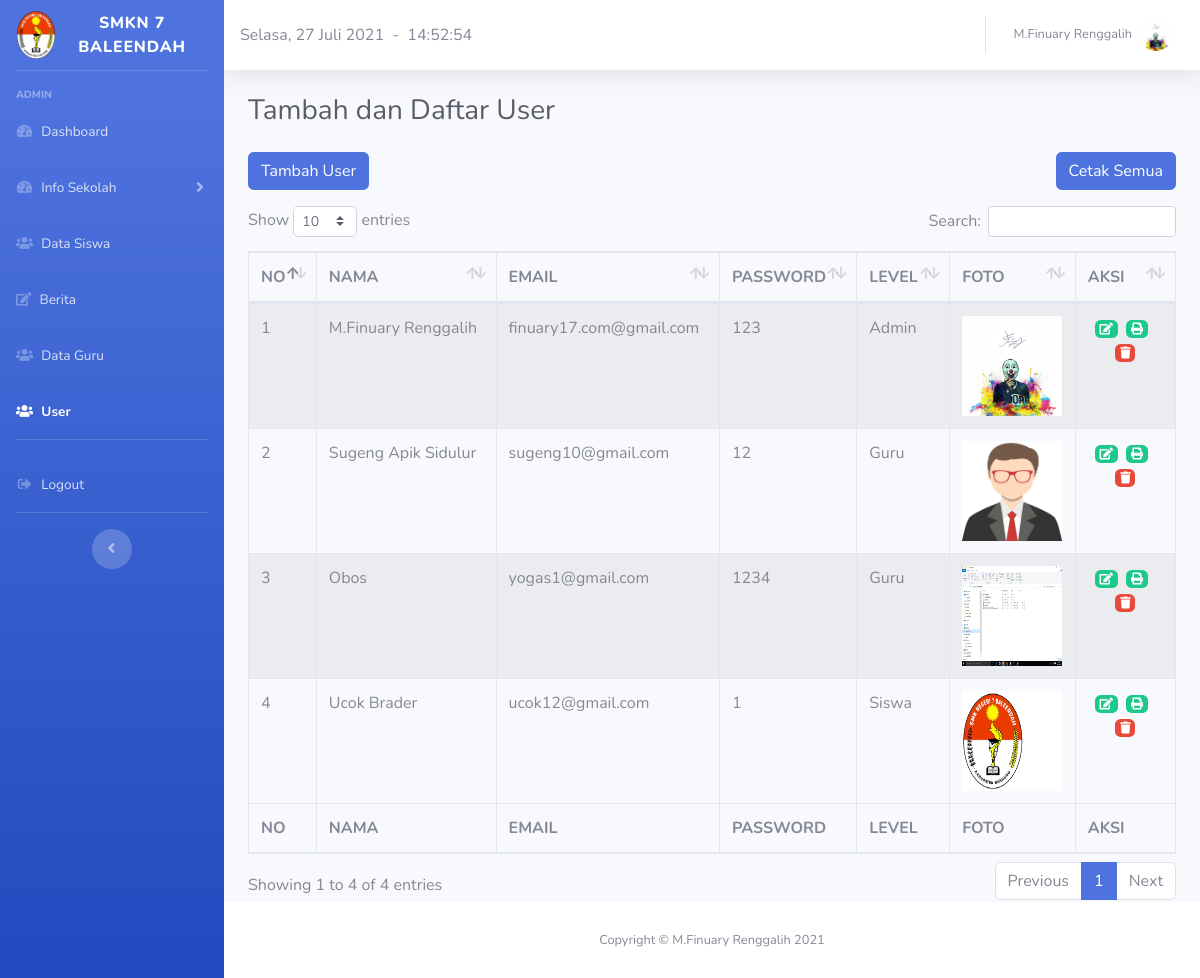
/halaman_admin/user/tambah_user.php?pesan=berhasilsimpan (signed in), run on the app's committed database.
### tables this page shows
CREATE TABLE `user` (
  `id` int(11) NOT NULL,
  `nama` varchar(225) NOT NULL,
  `email` varchar(225) NOT NULL,
  `password` varchar(225) NOT NULL,
  `level` varchar(225) NOT NULL,
  `foto` varchar(225) NOT NULL
);

### halaman_admin/user/tambah_user.php (the view, shortened to what this page needs)
<!DOCTYPE html>
<html lang="en">
<head>
  <link rel="stylesheet" type="text/css" href="../../assets/sweetalert/sweetalert2.all.min.css">
  <link href="../vendor/fontawesome-free/css/all.min.css" rel="stylesheet" type="text/css">
  <link href="../css/sb-admin-2.min.css" rel="stylesheet">
  <link href="../vendor/datatables/dataTables.bootstrap4.min.css" rel="stylesheet">
</head>
<body id="page-top">
  <div id="wrapper">
    <ul class="navbar-nav bg-gradient-primary sidebar sidebar-dark accordion" id="accordionSidebar">
      <a class="sidebar-brand d-flex align-items-center justify-content-center" href="index.html">
        <div class="sidebar-brand-icon">
          <img src="../../images/foto.png" height="50">
        </div>
        <div class="sidebar-brand-text mx-3">SMKN 7 BALEENDAH</div>
      </a>
      <hr class="sidebar-divider">
      <div class="sidebar-heading">
        Admin
      </div>
      <li class="nav-item">
        <a class="nav-link collapsed" href="../halaman_admin.php" data-toggle="collapses" data-target="#collapsesOne" aria-expanded="true" aria-controls="collapseOnes">
          <i class="fas fa-fw fa-tachometer-alt"></i>
          <span>Dashboard</span></a>
      </li>
      <li class="nav-item">
        <a class="nav-link collapsed" href="#" data-toggle="collapse" data-target="#collapseOne" aria-expanded="true" aria-controls="collapseOne">
          <i class="fas fa-fw fa-tachometer-alt"></i>
          <span>Info Sekolah</span></a>
      </li>
      <li class="nav-item">
        <a class="nav-link collapsed" href="../siswa/tambah_siswa.php" data-toggle="collapses" data-target="#collapseTwo" aria-expanded="true" aria-controls="collapseTwo">
          <i class="fa fa-users"></i>
          <span>Data Siswa</span>
        </a>
      </li>
      <li class="nav-item">
        <a class="nav-link collapsed" href="../info_sekolah/berita/berita.php" data-toggle="collapses" data-target="#collapseUtilities" aria-expanded="true" aria-controls="collapseUtilities">
          <i class="fa fa-edit"></i>
          <span>Berita</span>
        </a>
      </li>
      <li class="nav-item">
        <a class="nav-link collapsed" href="../guru/tambah_guru.php" data-toggle="collapses" data-target="#collapsePages" aria-expanded="true" aria-controls="collapsePages">
          <i class="fa fa-users"></i>
          <span>Data Guru</span>
        </a>
      </li>
      <li class="nav-item active">
        <a class="nav-link collapsed" href="" data-toggle="collapses" data-target="#collapsePagess" aria-expanded="true" aria-controls="collapsePagess">
          <i class="fa fa-users"></i>
          <span>User</span></a>
      </li>
      <hr class="sidebar-divider d-none d-md-block">
      <li class="nav-item">
        <a class="nav-link" href="../../login/logout.php">
          <i class="fas fa-fw fa-sign-out-alt"></i>
          <span>Logout</span></a>
      </li>
      <hr class="sidebar-divider d-none d-md-block">
      <div class="text-center d-none d-md-inline">
        <button class="rounded-circle border-0" id="sidebarToggle"></button>
      </div>
    </ul>
    <div id="content-wrapper" class="d-flex flex-column">
      <div id="content">
        <nav class="navbar navbar-expand navbar-light bg-white topbar mb-4 static-top shadow">
          <script lang="JavaScript">document.write(tanggallengkap);</script>&nbsp;&nbsp;-&nbsp;&nbsp;
          <div id="jam"></div>
          <ul class="navbar-nav ml-auto">
            <li class="nav-item dropdown no-arrow">
              <a class="nav-link dropdown-toggle" href="#" id="userDropdown" role="button" data-toggle="dropdown" aria-haspopup="true" aria-expanded="false">
                <span class="mr-2 d-none d-lg-inline text-gray-600 small"><?php echo $_SESSION['nama']; ?></span>
                <?php echo "<img class='img-profile rounded-circle' src='../images/".$_SESSION['foto']."'>"; ?>
              </a>
            </li>
          </ul>
        </nav>
<div class="container-fluid">
  <h1 class="h3 mb-4 text-gray-800">Tambah dan Daftar User</h1>
    <a href="" class="btn btn-primary mb-3" data-toggle="modal" data-target="#newMenuModal">Tambah User</a>
    <a href="cetak.php" class="btn btn-primary mb-3" target="_blank" style="float: right;">Cetak Semua</a>
      <div class="table-responsive">
        <table id="dataTable" class="table table-striped table-bordered data" width="100%" cellspacing="0">
          <thead>
            <tr>
              <th>NO</th>
              <th>NAMA</th>
              <th>EMAIL</th>
              <th>PASSWORD</th>
              <th>LEVEL</th>
              <th>FOTO</th>
              <th>AKSI</th>
            </tr>
          </thead>
          <tfoot>
            <tr>
              <th>NO</th>
              <th>NAMA</th>
              <th>EMAIL</th>
              <th>PASSWORD</th>
              <th>LEVEL</th>
              <th>FOTO</th>
              <th>AKSI</th>
            </tr>
          </tfoot>
          <tbody>
            <?php
              include "../../koneksi.php";
              $no = 0;
              $sql = mysqli_query($koneksi, "SELECT * FROM user ORDER BY level ASC");
              while($data = mysqli_fetch_array($sql)) {
                $no++;
                echo "<tr>";
                echo "<td>$no</td>";
                echo "<td>".$data['nama']."</td>";
                echo "<td>".$data['email']."</td>";
                echo "<td>".$data['password']."</td>";
                echo "<td>".$data['level']."</td>";
                echo "<td><img src='../images/".$data['foto']."' width='100' height='100'></td>";
                echo "<td align='center'><a href='form_ubah.php?id=".$data['id']."' class='badge badge-success'><i class='fa fa-edit'></i></a>&nbsp;&nbsp;<a href='cetak_user.php?id=".$data['id']."' class='badge badge-success' target='_blank'><i class='fas fa-print'></i></a>&nbsp;&nbsp;<a href='proses_hapus.php?id=".$data['id']."' class='badge badge-danger'><i class='fa fa-trash'></i></a></td>";
                echo "</tr>";
              }
            ?>
          </tbody>
        </table>
      </div>
  </div>
</div>
      <footer class="sticky-footer bg-white">
        <div class="container my-auto">
          <div class="copyright text-center my-auto">
            <span>Copyright &copy; M.Finuary Renggalih <?= date('Y'); ?></span>
          </div>
        </div>
      </footer>
    </div>
  </div>
</body>
</html>

### data on the page
user: nama "M.Finuary Renggalih", email "finuary17.com@gmail.com", password "123", level "Admin", foto (placeholder picture)
user: nama "Sugeng Apik Sidulur", email "sugeng10@gmail.com", password "12", level "Guru", foto (placeholder picture)
user: nama "Obos", email "yogas1@gmail.com", password "1234", level "Guru", foto (picture)
user: nama "Ucok Brader", email "ucok12@gmail.com", password "1", level "Siswa", foto (picture)

### other printed values
$_SESSION['nama'] "M.Finuary Renggalih"
